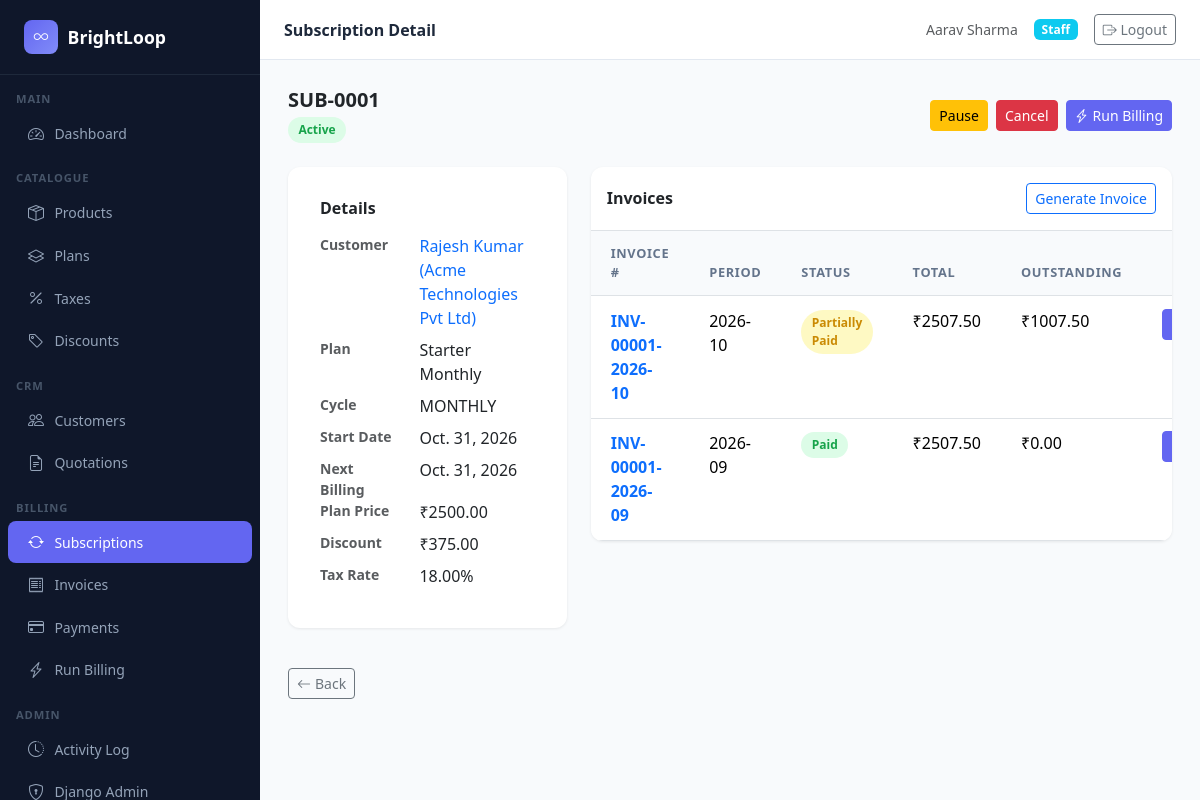
Screenshot of /subscriptions/1/ (signed in) with the database file from the repository.
### subscriptions/models.py (models this page shows, shortened)
class Subscription(models.Model):
    STATUS_CHOICES = [
        ('ACTIVE', 'Active'),
        ('PAUSED', 'Paused'),
        ('CANCELLED', 'Cancelled'),
        ('EXPIRED', 'Expired'),
    ]
    VALID_TRANSITIONS = {
        'ACTIVE': ['PAUSED', 'CANCELLED', 'EXPIRED'],
        'PAUSED': ['ACTIVE', 'CANCELLED'],
        'CANCELLED': [],
        'EXPIRED': [],
    }
    quotation = models.OneToOneField(
        Quotation, on_delete=models.PROTECT, related_name='subscription',
        help_text="Source quotation — enforces one subscription per quotation"
    )
    customer = models.ForeignKey(CustomerProfile, on_delete=models.PROTECT, related_name='subscriptions')
    plan = models.ForeignKey(SubscriptionPlan, on_delete=models.PROTECT, related_name='subscriptions')
    status = models.CharField(max_length=20, choices=STATUS_CHOICES, default='ACTIVE')
    billing_cycle = models.CharField(max_length=20)
    plan_price = models.DecimalField(max_digits=10, decimal_places=2)
    discount_amount = models.DecimalField(max_digits=10, decimal_places=2, default=Decimal('0.00'))
    tax_rate = models.DecimalField(max_digits=5, decimal_places=2, default=Decimal('0.00'))
    start_date = models.DateField()
    end_date = models.DateField(null=True, blank=True)
    next_billing_date = models.DateField()
    created_at = models.DateTimeField(auto_now_add=True)
    updated_at = models.DateTimeField(auto_now=True)
    class Meta:
        ordering = ['-created_at']
        verbose_name = "Subscription"
        verbose_name_plural = "Subscriptions"

### accounts/models.py (models this page shows)
class CustomerProfile(models.Model):
    user = models.OneToOneField(User, on_delete=models.CASCADE, related_name='customer_profile')
    company_name = models.CharField(max_length=200, blank=True)
    phone = models.CharField(max_length=20, blank=True)
    address = models.TextField(blank=True)
    gst_number = models.CharField(max_length=20, blank=True)
    created_at = models.DateTimeField(auto_now_add=True)
    updated_at = models.DateTimeField(auto_now=True)
    def __str__(self):
        return f"{self.user.get_full_name() or self.user.username} ({self.company_name})"
    class Meta:
        verbose_name = "Customer Profile"
        verbose_name_plural = "Customer Profiles"
        ordering = ['-created_at']

### products/models.py (models this page shows, shortened)
class SubscriptionPlan(models.Model):
    BILLING_CYCLE_CHOICES = [
        ('MONTHLY', 'Monthly'),
        ('QUARTERLY', 'Quarterly'),
        ('ANNUALLY', 'Annually'),
    ]
    product = models.ForeignKey(Product, on_delete=models.PROTECT, related_name='plans')
    name = models.CharField(max_length=200)
    description = models.TextField(blank=True)
    billing_cycle = models.CharField(max_length=20, choices=BILLING_CYCLE_CHOICES, default='MONTHLY')
    base_price = models.DecimalField(max_digits=10, decimal_places=2)
    is_active = models.BooleanField(default=True)
    created_at = models.DateTimeField(auto_now_add=True)
    updated_at = models.DateTimeField(auto_now=True)
    class Meta:
        ordering = ['product', 'name']

### billing/models.py (models this page shows, shortened)
class Invoice(models.Model):
    STATUS_CHOICES = [
        ('DRAFT', 'Draft'),
        ('ISSUED', 'Issued'),
        ('PAID', 'Paid'),
        ('PARTIALLY_PAID', 'Partially Paid'),
        ('OVERDUE', 'Overdue'),
        ('VOID', 'Void'),
    ]
    subscription = models.ForeignKey(Subscription, on_delete=models.PROTECT, related_name='invoices')
    invoice_number = models.CharField(max_length=50, unique=True)
    billing_period_key = models.CharField(max_length=20)
    status = models.CharField(max_length=20, choices=STATUS_CHOICES, default='ISSUED')
    base_amount = models.DecimalField(max_digits=10, decimal_places=2)
    discount_amount = models.DecimalField(max_digits=10, decimal_places=2, default=Decimal('0.00'))
    tax_amount = models.DecimalField(max_digits=10, decimal_places=2, default=Decimal('0.00'))
    total_amount = models.DecimalField(max_digits=10, decimal_places=2)
    amount_paid = models.DecimalField(max_digits=10, decimal_places=2, default=Decimal('0.00'))
    issue_date = models.DateField()
    due_date = models.DateField()
    paid_date = models.DateField(null=True, blank=True)
    created_at = models.DateTimeField(auto_now_add=True)
    updated_at = models.DateTimeField(auto_now=True)
    @property
    def outstanding_balance(self):
        return self.total_amount - self.amount_paid
    class Meta:
        ordering = ['-issue_date']
        verbose_name = "Invoice"
        verbose_name_plural = "Invoices"
        unique_together = [('subscription', 'billing_period_key')]
        indexes = [
            models.Index(fields=['subscription', 'billing_period_key']),
            models.Index(fields=['status']),
            models.Index(fields=['due_date']),
        ]

### subscriptions/views.py (the view)
# urls.py: path('<int:pk>/', views.subscription_detail, name='subscription_detail'),
@login_required
def subscription_detail(request, pk):
    sub = get_subscription_for_user(request, pk)
    invoices = sub.invoices.all().order_by('-issue_date')
    return render(request, 'subscriptions/subscription_detail.html', {'subscription': sub, 'invoices': invoices})

### subscriptions/views.py (called while the page is built)
def get_subscription_for_user(request, pk):
    sub = get_object_or_404(Subscription, pk=pk)
    if request.user.is_staff or request.user.is_superuser:
        return sub
    if hasattr(request.user, 'customer_profile') and sub.customer == request.user.customer_profile:
        return sub
    raise PermissionDenied

### templates/subscriptions/subscription_detail.html (shortened to what this page needs)
{% extends "base.html" %}
{% block page_title %}Subscription Detail{% endblock %}
{% block content %}
<div class="d-flex justify-content-between align-items-center mb-4">
  <div>
    <h5 class="fw-semibold mb-1">SUB-{{ subscription.pk|stringformat:"04d" }}</h5>
    <span class="status-badge badge-{{ subscription.status|lower }}">{{ subscription.get_status_display }}</span>
  </div>
  {% if user.is_staff or user.is_superuser %}
  <div class="d-flex gap-2">
    {% if subscription.status == 'ACTIVE' %}
      <form method="post" action="{% url 'subscriptions:subscription_pause' subscription.pk %}">{% csrf_token %}<button class="btn btn-sm btn-warning">Pause</button></form>
      <form method="post" action="{% url 'subscriptions:subscription_cancel' subscription.pk %}">{% csrf_token %}<button class="btn btn-sm btn-danger" onclick="return confirm('Cancel this subscription?')">Cancel</button></form>
    {% endif %}
    <a href="{% url 'billing:run_billing' %}" class="btn btn-sm btn-primary"><i class="bi bi-lightning-charge me-1"></i>Run Billing</a>
  </div>
  {% endif %}
</div>
<div class="row g-4">
  <div class="col-lg-4">
    <div class="form-card mb-4">
      <h6 class="fw-semibold mb-3">Details</h6>
      <dl class="row mb-0">
        <dt class="col-5 text-muted small">Customer</dt><dd class="col-7"><a href="{% url 'accounts:customer_detail' subscription.customer.pk %}" class="text-decoration-none">{{ subscription.customer }}</a></dd>
        <dt class="col-5 text-muted small">Plan</dt><dd class="col-7">{{ subscription.plan.name }}</dd>
        <dt class="col-5 text-muted small">Cycle</dt><dd class="col-7">{{ subscription.billing_cycle }}</dd>
        <dt class="col-5 text-muted small">Start Date</dt><dd class="col-7">{{ subscription.start_date }}</dd>
        <dt class="col-5 text-muted small">Next Billing</dt><dd class="col-7">{{ subscription.next_billing_date }}</dd>
        <dt class="col-5 text-muted small">Plan Price</dt><dd class="col-7">₹{{ subscription.plan_price|floatformat:2 }}</dd>
        <dt class="col-5 text-muted small">Discount</dt><dd class="col-7">₹{{ subscription.discount_amount|floatformat:2 }}</dd>
        <dt class="col-5 text-muted small">Tax Rate</dt><dd class="col-7">{{ subscription.tax_rate }}%</dd>
      </dl>
    </div>
  </div>
  <div class="col-lg-8">
    <div class="table-card">
      <div class="d-flex justify-content-between align-items-center p-3 border-bottom">
        <h6 class="fw-semibold mb-0">Invoices</h6>
        {% if user.is_staff or user.is_superuser %}
        <a href="{% url 'billing:run_billing' %}" class="btn btn-sm btn-outline-primary">Generate Invoice</a>
        {% endif %}
      </div>
      <table class="table table-hover mb-0">
        <thead><tr><th>Invoice #</th><th>Period</th><th>Status</th><th>Total</th><th>Outstanding</th><th></th></tr></thead>
        <tbody>
          {% for inv in invoices %}
          <tr>
            <td><a href="{% url 'billing:invoice_detail' inv.pk %}" class="text-decoration-none fw-semibold">{{ inv.invoice_number }}</a></td>
            <td>{{ inv.billing_period_key }}</td>
            <td><span class="status-badge badge-{{ inv.status|lower }}">{{ inv.get_status_display }}</span></td>
            <td>₹{{ inv.total_amount|floatformat:2 }}</td>
            <td>₹{{ inv.outstanding_balance|floatformat:2 }}</td>
            <td>
              {% if user.is_staff or user.is_superuser and inv.status != 'PAID' and inv.status != 'VOID' %}
              <a href="{% url 'billing:record_payment' inv.pk %}" class="btn btn-sm btn-primary">Pay</a>
              {% endif %}
            </td>
          </tr>
          {% empty %}
          <tr><td colspan="6" class="text-center text-muted py-3">No invoices yet. <a href="{% url 'billing:run_billing' %}">Run billing</a>.</td></tr>
          {% endfor %}
        </tbody>
      </table>
    </div>
  </div>
</div>
<a href="{% url 'subscriptions:subscription_list' %}" class="btn btn-sm btn-outline-secondary mt-3"><i class="bi bi-arrow-left me-1"></i>Back</a>
{% endblock %}

### templates/base.html (shortened to what this page needs)
<!DOCTYPE html>
<html lang="en" data-bs-theme="light">
<head>
  <link href="https://cdn.jsdelivr.net/npm/bootstrap@5.3.3/dist/css/bootstrap.min.css" rel="stylesheet">
  <link href="https://cdn.jsdelivr.net/npm/bootstrap-icons@1.11.3/font/bootstrap-icons.min.css" rel="stylesheet">
</head>
<body>
{% if user.is_authenticated %}
<nav class="sidebar">
  <a class="sidebar-brand" href="{% url 'dashboard:index' %}">
    <div class="logo-circle"><i class="bi bi-infinity"></i></div>
    BrightLoop
  </a>
  <div class="pt-2">
    <div class="sidebar-section">Main</div>
    <a href="{% url 'dashboard:index' %}" class="nav-link {% if request.resolver_match.app_name == 'dashboard' %}active{% endif %}">
      <i class="bi bi-speedometer2"></i> Dashboard
    </a>
    {% if user.is_staff or user.is_superuser %}
    <div class="sidebar-section mt-2">Catalogue</div>
    <a href="{% url 'products:product_list' %}" class="nav-link {% if request.resolver_match.app_name == 'products' and 'plan' not in request.path and 'tax' not in request.path and 'discount' not in request.path %}active{% endif %}">
      <i class="bi bi-box-seam"></i> Products
    </a>
    <a href="{% url 'products:plan_list' %}" class="nav-link {% if 'plans' in request.path %}active{% endif %}">
      <i class="bi bi-layers"></i> Plans
    </a>
    <a href="{% url 'products:tax_list' %}" class="nav-link {% if 'taxes' in request.path %}active{% endif %}">
      <i class="bi bi-percent"></i> Taxes
    </a>
    <a href="{% url 'products:discount_list' %}" class="nav-link {% if 'discounts' in request.path %}active{% endif %}">
      <i class="bi bi-tag"></i> Discounts
    </a>
    <div class="sidebar-section mt-2">CRM</div>
    <a href="{% url 'accounts:customer_list' %}" class="nav-link {% if request.resolver_match.app_name == 'accounts' %}active{% endif %}">
      <i class="bi bi-people"></i> Customers
    </a>
    <a href="{% url 'quotations:quotation_list' %}" class="nav-link {% if request.resolver_match.app_name == 'quotations' %}active{% endif %}">
      <i class="bi bi-file-earmark-text"></i> Quotations
    </a>
    <div class="sidebar-section mt-2">Billing</div>
    <a href="{% url 'subscriptions:subscription_list' %}" class="nav-link {% if request.resolver_match.app_name == 'subscriptions' %}active{% endif %}">
      <i class="bi bi-arrow-repeat"></i> Subscriptions
    </a>
    <a href="{% url 'billing:invoice_list' %}" class="nav-link {% if 'invoices' in request.path %}active{% endif %}">
      <i class="bi bi-receipt"></i> Invoices
    </a>
    <a href="{% url 'billing:payment_list' %}" class="nav-link {% if 'payments' in request.path %}active{% endif %}">
      <i class="bi bi-credit-card"></i> Payments
    </a>
    <a href="{% url 'billing:run_billing' %}" class="nav-link {% if 'run-billing' in request.path %}active{% endif %}">
      <i class="bi bi-lightning-charge"></i> Run Billing
    </a>
    <div class="sidebar-section mt-2">Admin</div>
    <a href="{% url 'accounts:activity_log' %}" class="nav-link {% if 'activity' in request.path %}active{% endif %}">
      <i class="bi bi-clock-history"></i> Activity Log
    </a>
    <a href="/admin/" class="nav-link">
      <i class="bi bi-shield-lock"></i> Django Admin
    </a>
    {% endif %}
  </div>
</nav>
<div class="main-wrapper">
  <div class="topbar">
    <span class="page-title">{% block page_title %}BrightLoop{% endblock %}</span>
    <div class="d-flex align-items-center gap-3">
      <span class="text-muted small">{{ user.get_full_name|default:user.username }}</span>
      {% if user.is_superuser %}
        <span class="badge bg-danger">Admin</span>
      {% elif user.is_staff %}
        <span class="badge bg-info">Staff</span>
      {% else %}
        <span class="badge bg-secondary">Customer</span>
      {% endif %}
      <form method="post" action="{% url 'accounts:logout' %}" class="d-inline mb-0">
        <button type="submit" class="btn btn-sm btn-outline-secondary">
          <i class="bi bi-box-arrow-right"></i> Logout
        </button>
      </form>
    </div>
  </div>
  <div class="content-area">
    {% block content %}{% endblock %}
  </div>
</div>
{% else %}
  {% block auth_content %}{% endblock %}
{% endif %}
</body>
</html>

### templates/base.html (style rules this page uses)
:root { --sidebar-bg: #0f172a; --sidebar-text: #94a3b8; --sidebar-active: #6366f1; --sidebar-hover: #1e293b; --sidebar-width: 260px; --topbar-height: 60px; }
body { background: #f8fafc; font-family: 'Segoe UI', system-ui, sans-serif; }
.sidebar { position: fixed; top: 0; left: 0; bottom: 0; width: var(--sidebar-width); background: var(--sidebar-bg); z-index: 1000; overflow-y: auto; transition: transform .3s; }
.sidebar-brand { padding: 1.25rem 1.5rem; border-bottom: 1px solid #1e293b; color: #fff; font-size: 1.1rem; font-weight: 700; display: flex; align-items: center; gap: .6rem; text-decoration: none; }
.sidebar-brand .logo-circle { width: 34px; height: 34px; border-radius: 8px; background: linear-gradient(135deg, #6366f1, #818cf8); display: flex; align-items: center; justify-content: center; font-size: .9rem; color: #fff; }
.sidebar-section { padding: .5rem 1rem .25rem; font-size: .7rem; font-weight: 600; color: #475569; text-transform: uppercase; letter-spacing: .08em; }
.sidebar .nav-link { color: var(--sidebar-text); padding: .55rem 1.25rem; border-radius: 8px; margin: 1px 8px; display: flex; align-items: center; gap: .65rem; font-size: .875rem; transition: all .15s; }
.sidebar .nav-link.active { background: var(--sidebar-active); color: #fff; }
.sidebar .nav-link .bi { font-size: 1rem; }
.main-wrapper { margin-left: var(--sidebar-width); min-height: 100vh; display: flex; flex-direction: column; }
.topbar { height: var(--topbar-height); background: #fff; border-bottom: 1px solid #e2e8f0; display: flex; align-items: center; justify-content: space-between; padding: 0 1.5rem; position: sticky; top: 0; z-index: 100; }
.topbar .page-title { font-size: 1rem; font-weight: 600; color: #1e293b; }
.content-area { padding: 1.75rem; flex: 1; }
.table-card { background: #fff; border-radius: 12px; box-shadow: 0 1px 3px rgba(0,0,0,.08); overflow: hidden; }
.table-card .table { margin: 0; }
.table-card .table th { background: #f8fafc; border-top: none; font-size: .8rem; font-weight: 600; color: #64748b; text-transform: uppercase; letter-spacing: .05em; }
.table > :not(caption) > * > * { padding: .8rem 1.25rem; }
.badge-active { background: #dcfce7; color: #16a34a; }
.badge-paid { background: #dcfce7; color: #16a34a; }
.badge-partially_paid { background: #fef9c3; color: #ca8a04; }
.status-badge { display: inline-flex; align-items: center; gap: .3rem; padding: .25rem .65rem; border-radius: 999px; font-size: .75rem; font-weight: 600; }
.btn-primary { background: #6366f1; border-color: #6366f1; }
.form-card { background: #fff; border-radius: 12px; padding: 2rem; box-shadow: 0 1px 3px rgba(0,0,0,.08); }

### rows the page displays
Subscription: pk "0001", status "Active", customer "Rajesh Kumar (Acme Technologies Pvt Ltd)", plan.name "Starter Monthly", billing_cycle "MONTHLY", start_date "Oct. 31, 2026", next_billing_date "Oct. 31, 2026", plan_price "2500.00", discount_amount "375.00", tax_rate "18.00"
Invoice: invoice_number "INV-00001-2026-10", billing_period_key "2026-10", status "Partially Paid", total_amount "2507.50", outstanding_balance "1007.50"
Invoice: invoice_number "INV-00001-2026-09", billing_period_key "2026-09", status "Paid", total_amount "2507.50", outstanding_balance "0.00"

### other values shown
{{ user.get_full_name|default:user.username }} "Aarav Sharma"
